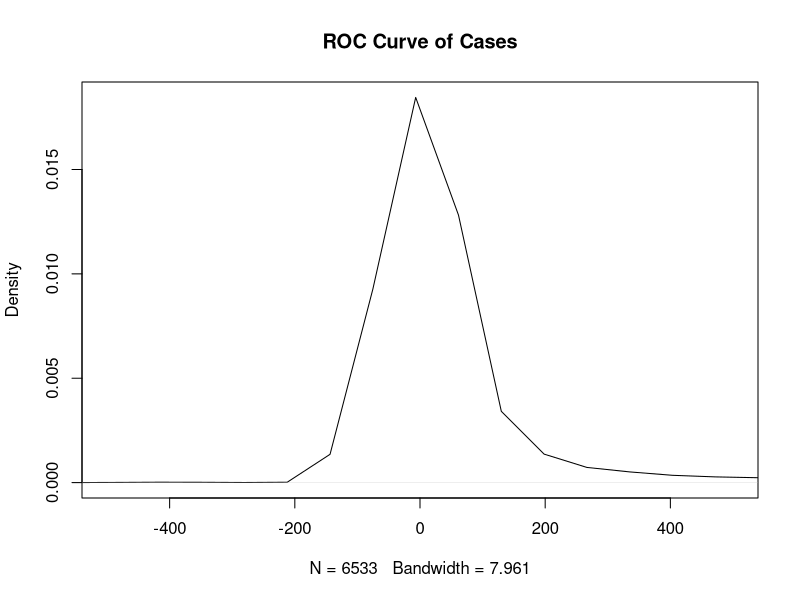
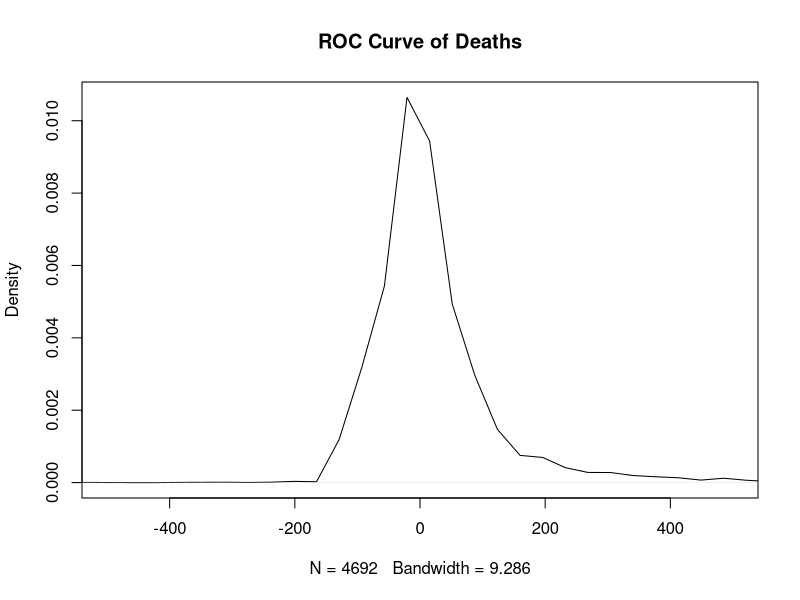
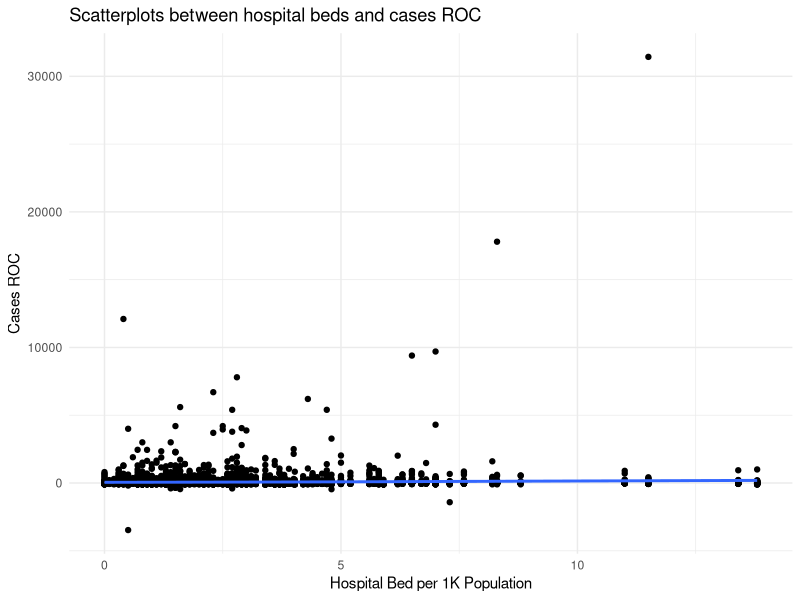
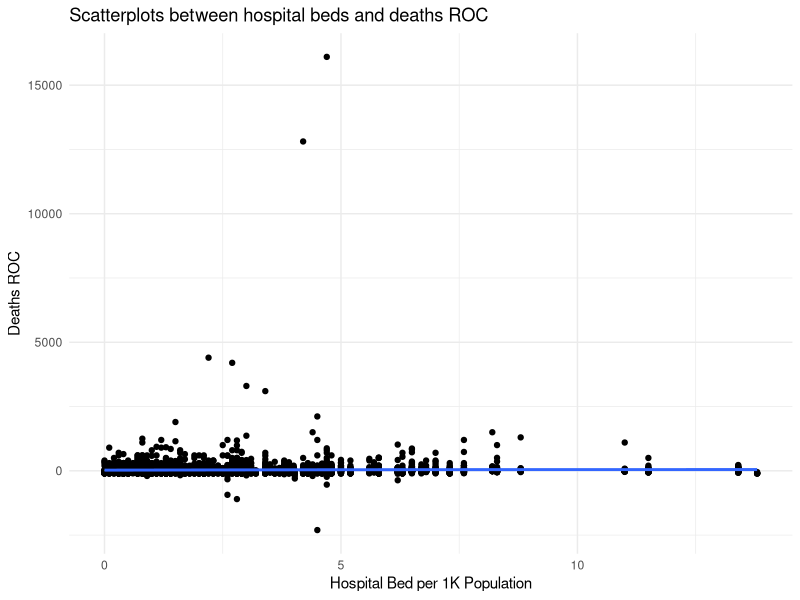

R code for these plots, in order:
## ---- chunk 1
library(tidyverse)
library(knitr)
knitr::opts_chunk$set(echo = FALSE)
## ---- chunk 2
dat<- read.csv("covid.csv")
dat[sample(nrow(dat), 1), ][2:15]
## ---- chunk 3
plot(density(dat$cases_roc, na.rm= TRUE), main= "ROC Curve of Cases", xlim= c(-500, 500))
plot(density(dat$deaths_roc, na.rm= TRUE), main= "ROC Curve of Deaths", xlim= c(-500, 500))
## ---- chunk 4
ggplot(dat, aes(x= hospital_bed_per_1k, y= cases_roc))+ 
  geom_point(position= position_dodge(width=0.1))+
  geom_smooth() +
  labs(x="Hospital Bed per 1K Population", y= "Cases ROC",title= "Scatterplots between hospital beds and cases ROC") + 
  theme_minimal()

ggplot(dat, aes(x= hospital_bed_per_1k, y= deaths_roc))+ 
  geom_point(position= position_dodge(width=0.1))+
  geom_smooth() +
  labs(x="Hospital Bed per 1K Population", y= "Deaths ROC", title= "Scatterplots between hospital beds and deaths ROC") +
  theme_minimal()
## ---- chunk 5
summary(dat$cases_roc)
summary(dat$deaths_roc)

## beta1= 10.04 with ***
summary(lm(cases_roc~hospital_bed_per_1k, dat)) 

## beta1= 2.854 and not statistical significance 
summary(lm(deaths_roc~hospital_bed_per_1k, dat))


